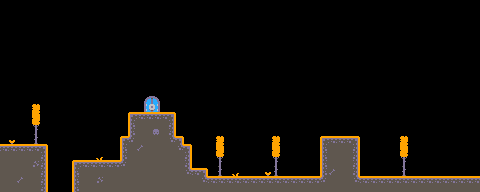

This is a level from a 2D game, rendered from its Tiled map with the project's own tilesets. A one-line summary and the complete map file follow:
An orthogonal 60x24 tile map with 8x8 px tiles, 1 tile layer (ground) and 25 objects (player, finish).

<map version="1.10" tiledversion="1.11.2" orientation="orthogonal" renderorder="right-down" width="60" height="24" tilewidth="8" tileheight="8" infinite="0" nextlayerid="8" nextobjectid="46">
 <editorsettings>
  <export target="../maps/map2.json" format="json" />
 </editorsettings>
 <tileset firstgid="1" name="tilemap_packed" tilewidth="8" tileheight="8" tilecount="150" columns="15">
  <image source="../tilemap_packed.png" width="120" height="80" />
 </tileset>
 <layer id="1" name="ground" width="60" height="24">
  <data encoding="csv">
0,0,0,0,0,0,0,0,0,0,0,0,0,0,0,0,0,0,0,0,0,0,0,0,0,0,0,0,0,0,0,0,0,0,0,0,0,0,0,0,0,0,0,0,0,0,0,0,0,0,0,0,0,0,0,0,0,0,0,0,
0,0,0,0,0,0,0,0,0,0,0,0,0,0,0,0,0,0,0,0,0,0,0,0,0,0,0,0,0,0,0,0,0,0,0,0,0,0,0,0,0,0,0,0,0,0,0,0,0,0,0,0,0,0,0,0,0,0,0,0,
0,0,0,0,0,0,0,0,0,0,0,0,0,0,0,0,0,0,0,0,0,0,0,0,0,0,0,0,0,0,0,0,0,0,0,0,0,0,0,0,0,0,0,0,0,0,0,0,0,0,0,0,0,0,0,0,0,0,0,0,
0,0,0,0,0,0,0,0,0,0,0,0,0,0,0,0,0,0,0,0,0,0,0,0,0,0,0,0,0,0,0,0,0,0,0,0,0,0,0,0,0,0,0,0,0,0,0,0,0,0,0,0,0,0,0,0,0,0,0,0,
0,0,0,0,0,0,0,0,0,0,0,0,0,0,0,0,0,0,0,0,0,0,0,0,0,0,0,0,0,0,0,0,0,0,0,0,0,0,0,0,0,0,0,0,0,0,0,0,0,0,0,0,0,0,0,0,0,0,0,0,
0,0,0,0,0,0,0,0,0,0,0,0,0,0,0,0,0,0,0,0,0,0,0,0,0,0,0,0,0,0,0,0,0,0,0,0,0,0,0,0,0,0,0,0,0,0,0,0,0,0,0,0,0,0,0,0,0,0,0,0,
0,0,0,0,0,0,0,0,0,0,0,0,0,0,0,0,0,0,0,0,0,0,0,0,0,0,0,0,0,0,0,0,0,0,0,0,0,0,0,0,0,0,0,0,0,0,0,0,0,0,0,0,0,0,0,0,0,0,0,0,
0,0,0,0,0,0,0,0,0,0,0,0,0,0,0,0,0,0,0,0,0,0,0,0,0,0,0,0,0,0,0,0,0,0,0,0,0,0,0,0,0,0,0,0,0,0,0,0,0,0,0,0,0,0,0,0,0,0,0,0,
0,0,0,0,0,0,0,0,0,0,0,0,0,0,0,0,0,0,0,0,0,0,0,0,0,0,0,0,0,0,0,0,0,0,0,0,0,0,0,0,0,0,0,0,0,0,0,0,0,0,0,0,0,0,0,0,0,0,0,0,
0,0,0,0,0,0,0,0,0,0,0,0,0,0,0,0,0,0,0,0,0,0,0,0,0,0,0,0,0,0,0,0,0,0,0,0,0,0,0,0,0,0,0,0,0,0,0,0,0,0,0,0,0,0,0,0,0,0,0,0,
0,0,0,0,0,0,0,0,0,0,0,0,0,0,0,0,0,0,0,0,0,0,0,0,0,0,0,0,0,0,0,0,0,0,0,0,0,0,0,0,0,0,0,0,0,0,0,0,0,0,0,0,0,0,0,0,0,0,0,0,
0,0,0,0,0,0,0,0,0,0,0,0,0,0,0,0,0,0,0,0,0,0,0,0,0,0,0,0,0,0,0,0,0,0,0,0,0,0,0,0,0,0,0,0,0,0,0,0,0,0,0,0,0,0,0,0,0,0,0,0,
0,0,0,0,0,0,0,0,0,0,0,0,0,0,0,0,0,0,102,103,0,0,0,0,0,0,0,0,0,0,0,0,0,0,0,0,0,0,0,0,0,0,0,0,0,0,0,0,0,0,0,0,0,0,0,0,0,0,0,0,
0,0,0,0,2,0,0,0,0,0,0,0,0,0,0,0,0,0,117,118,0,0,0,0,0,0,0,0,0,0,0,0,0,0,0,0,0,0,0,0,0,0,0,0,0,0,0,0,0,0,0,0,0,0,0,0,0,0,0,0,
0,0,0,0,17,0,0,0,0,0,0,0,0,0,0,0,64,35,35,35,35,65,0,0,0,0,0,0,0,0,0,0,0,0,0,0,0,0,0,0,0,0,0,0,0,0,0,0,0,0,0,0,0,0,0,0,0,0,0,0,
0,0,0,0,32,0,0,0,0,0,0,0,0,0,0,0,21,3,3,3,3,19,0,0,0,0,0,0,0,0,0,0,0,0,0,0,0,0,0,0,0,0,0,0,0,0,0,0,0,0,0,0,0,0,0,0,0,0,0,0,
0,0,0,0,47,0,0,0,0,0,0,0,0,0,0,0,21,3,3,40,3,19,0,0,0,0,0,0,0,0,0,0,0,0,0,0,0,0,0,0,0,0,0,0,0,0,0,0,0,0,0,0,0,0,0,0,0,0,0,0,
0,81,0,0,62,0,0,0,0,0,0,0,0,0,0,64,36,3,3,3,3,34,65,0,0,0,0,2,0,0,0,0,0,0,2,0,0,0,0,0,64,35,35,35,65,0,0,0,0,0,2,0,0,0,0,0,0,0,0,0,
35,35,35,35,35,65,0,0,0,0,0,0,0,0,0,21,3,25,3,3,3,3,34,65,0,0,0,17,0,0,0,0,0,0,17,0,0,0,0,0,21,3,3,3,19,0,0,0,0,0,17,0,0,0,0,0,0,0,0,0,
3,3,3,3,3,19,0,0,0,0,0,0,66,0,0,21,3,3,3,3,3,3,3,19,0,0,0,32,0,0,0,0,0,0,32,0,0,0,0,0,21,3,3,3,19,0,0,0,0,0,32,0,0,0,0,0,0,0,0,0,
3,3,3,3,10,19,0,0,0,64,35,35,35,35,35,36,3,3,3,3,3,3,3,19,0,0,0,47,0,0,0,0,0,0,47,0,0,0,0,0,21,3,3,3,19,0,0,0,0,0,47,0,0,0,0,0,0,0,0,0,
3,3,3,3,3,19,0,0,0,21,3,3,3,3,3,3,3,3,3,3,3,3,3,34,35,65,0,62,0,66,0,0,0,81,62,0,0,0,0,0,21,25,3,3,19,0,0,0,0,0,62,0,0,0,0,0,0,0,0,0,
3,3,25,3,3,19,0,0,0,21,3,3,10,3,3,3,3,3,3,3,3,3,3,3,3,34,35,35,35,35,35,35,35,35,35,35,35,35,35,35,36,3,3,3,34,35,35,35,35,35,35,35,35,35,35,35,35,35,35,35,
3,3,3,3,3,19,0,0,0,21,3,3,3,3,3,3,3,3,3,3,3,3,3,3,3,3,3,3,3,3,3,3,3,3,3,3,3,3,3,3,3,3,3,3,3,3,3,3,3,3,3,3,3,3,3,3,3,3,3,3
</data>
 </layer>
 <objectgroup id="7" name="world">
  <object id="16" name="player" gid="106" x="148.199" y="104.715" width="8" height="8" />
  <object id="17" name="finish" gid="74" x="456" y="176" width="8" height="8" />
 </objectgroup>
 <objectgroup id="4" name="coins">
  <object id="7" gid="89" x="8" y="128" width="8" height="8" />
  <object id="8" gid="89" x="16" y="128" width="8" height="8" />
  <object id="22" gid="89" x="200" y="160" width="8" height="8" />
  <object id="23" gid="89" x="88" y="144" width="8" height="8" />
  <object id="24" gid="89" x="96" y="144" width="8" height="8" />
  <object id="26" gid="89" x="192" y="128" width="8" height="8" />
  <object id="31" gid="89" x="368" y="160" width="8" height="8" />
  <object id="32" gid="89" x="280" y="120" width="8" height="8" />
  <object id="33" gid="89" x="368" y="152" width="8" height="8" />
  <object id="34" gid="89" x="368" y="168" width="8" height="8" />
  <object id="35" gid="89" x="280" y="128" width="8" height="8" />
  <object id="39" gid="89" x="104" y="144" width="8" height="8" />
  <object id="40" gid="89" x="248" y="128" width="8" height="8" />
  <object id="42" gid="89" x="248" y="120" width="8" height="8" />
  <object id="43" gid="89" x="264" y="128" width="8" height="8" />
  <object id="44" gid="89" x="264" y="120" width="8" height="8" />
 </objectgroup>
 <objectgroup id="5" name="enemies" />
 <objectgroup id="6" name="jumpers">
  <object id="12" gid="16" x="296" y="176" width="8" height="8" />
 </objectgroup>
 <objectgroup id="2" name="spikes">
  <object id="28" gid="76" x="344" y="136" width="8" height="8" />
  <object id="29" gid="76" x="384" y="176" width="8" height="8" />
  <object id="36" gid="76" x="416" y="176" width="8" height="8" />
  <object id="37" gid="76" x="248" y="176" width="8" height="8" />
  <object id="38" gid="76" x="72" y="160" width="8" height="8" />
  <object id="45" gid="76" x="352" y="136" width="8" height="8" />
 </objectgroup>
</map>
